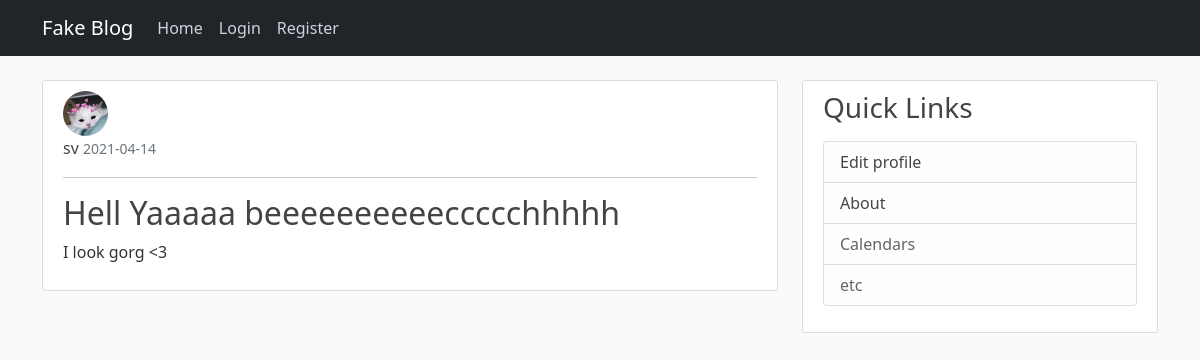
/post/15, run on the app's committed database.
### flaskblog/models.py (models this page shows, shortened)
class User(db.Model, UserMixin):
    id = db.Column(db.Integer, primary_key=True)
    username = db.Column(db.String(20), unique=True, nullable=False)
    email = db.Column(db.String(100), unique=True, nullable=False)
    image_file = db.Column(db.String(20), nullable=False, default='default.jpg')  # will be hashed to 20 chars
    password = db.Column(db.String(60), nullable=False)  # will be hashed to 60 chars
    posts = db.relationship('Post', backref='author', lazy=True)  # refers to the Post class

class Post(db.Model):
    id = db.Column(db.Integer, primary_key=True)
    title = db.Column(db.String(120), nullable=False)
    date_posted = db.Column(db.DateTime, nullable=False, default=datetime.utcnow)
    content = db.Column(db.Text, nullable=False)
    user_id = db.Column(db.Integer, db.ForeignKey('user.id'), nullable=False)  # refers to the id column in user table. Not class.

### flaskblog/routes.py (the view)
@app.route('/post/<int:post_id>')
def post(post_id):
    post = Post.query.get_or_404(post_id)
    return render_template("post.html", title=post.title, post=post)

### flaskblog/templates/post.html (shortened to what this page needs)
{% extends "layouts.html" %}
    {% block content %}
        <article class="content-section">
            <img class="rounded-circle article-img" src="{{ url_for('static', filename='profile_pic/' + post.author.image_file) }}">
            <div class="media-body">
                <div class="article-metadata">
                    <a class="article-metadata" href="{{ url_for('user_posts', username=current_user.username) }}">{{ post.author.username }}</a>
                    <small class="text-muted">{{ post.date_posted.strftime("%Y-%m-%d") }}</small>
                </div>
                <hr>
                <h2 class="article-title-show">{{ post.title }}</h2>
                <p class="article-content">{{ post.content }}</p>
            </div>
        </article>
    {% endblock content %}

### flaskblog/static/main.css (style rules this page uses)
body { background: #fafafa; color: #333333; margin-top: 5rem; }
h1, h2, h3, h4, h5, h6 { color: #444444; }
.content-section { background: #ffffff; padding: 10px 20px; border: 1px solid #dddddd; border-radius: 3px; margin-bottom: 20px; }
.article-title-show { color: #444444; text-decoration: none; }
.article-content { white-space: pre-line; }
.article-img { height: 45px; width: 45px; margin-right: 16px; }
.article-metadata { color: #444444; padding-bottom: 1px; margin-bottom: 10px; text-decoration: none; }

### data on the page
User: image_file (picture), author.username "sv"
Post: date_posted "2021-04-14", title "Hell Yaaaaa beeeeeeeeeeccccchhhhh", content "I look gorg <3"
